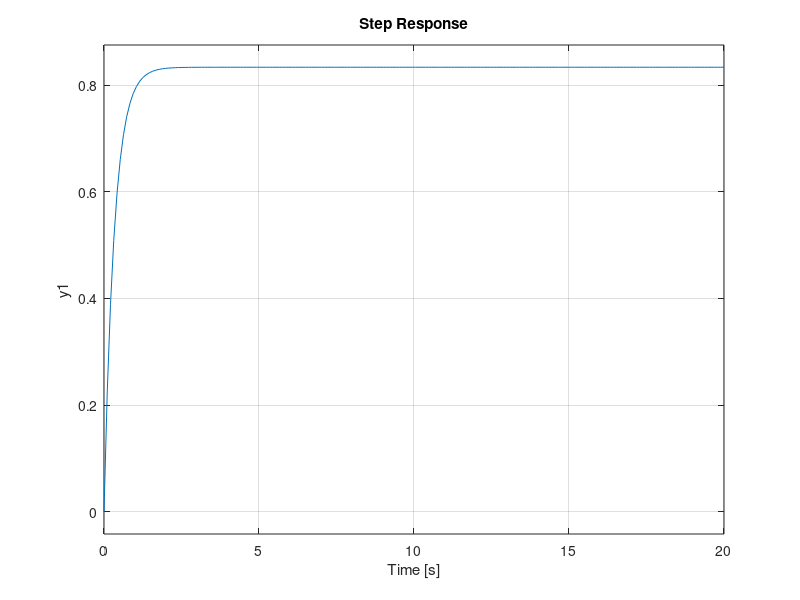
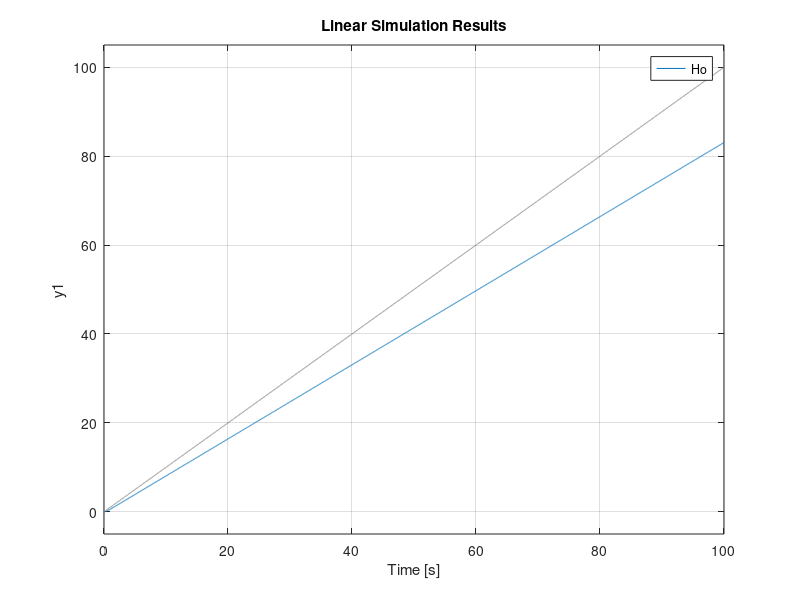
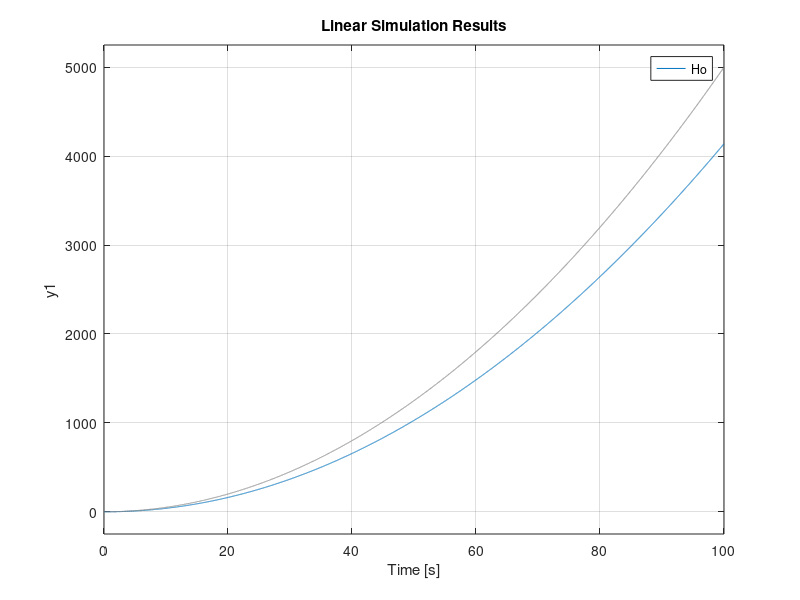

These charts were generated, in order, by the following MATLAB code:
Hf=tf([5],[2 1]);
Hr=1;

Ho=(Hf*Hr)/(1+Hf*Hr);

%% position
step(Ho);

%% Velocity
t=0:0.01:100;

figure;
lsim(Ho, t, t);

%% acceleration
figure;
lsim(Ho, t.^2./2, t);
